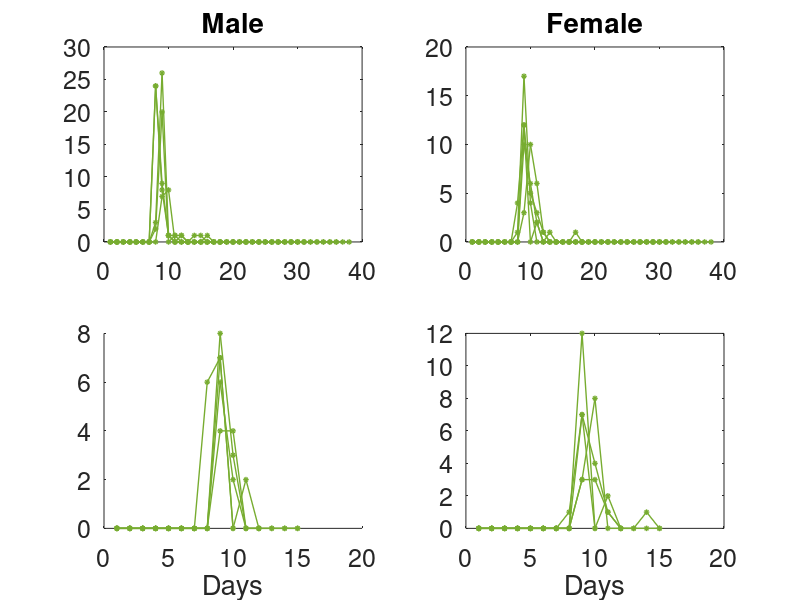

Recreate this plot in MATLAB. (Note: this script raises an error after producing the figure.)
%% 0.7281    0.6781, . .8770    0.7580 0.7187    0.6687



h1 = figure;

% these things change for each data set
% this is the total days shift 0 to 1

% Input a matrix length tt by 6 (L1-L4, P, A)


% + norm((modY(6:7)-Data(6:7))./Data(6:7))



 

% 2nd

Data1 = [78     0     0     0     0     0     0;
    55    23     0     0     0     0     0;
    27    41    10     0     0     0     0;
     0    14    45    19     0     0     0;
     0     1     4    73     0     0     0;
     0     0     2    72     3     0     0;
     0     0     1    29    44     0     0;
     0     0     1    22    47     3     0;
     0     0     1    21    12    26    10;
     0     0     1    21     5     1     6;
     0     0     1    20     3     1     2;
     0     0     1    20     2     1     0;
     0     0     0    21     2     0     0;
     0     0     0    21     2     0     0;
     0     0     0    20     2     0     0;
     0     0     0    20     2     0     0;
     0     0     0    20     2     0     0;
     0     0     0    20     2     0     0;
     0     0     0    19     2     0     0;
     0     0     0    16     2     0     0;
     0     0     0    12     2     0     0;
     0     0     0    10     2     0     0;
     0     0     0     7     2     0     0;
     0     0     0     6     2     0     0;
     0     0     0     5     2     0     0;
     0     0     0     5     2     0     0;
     0     0     0     5     2     0     0;
     0     0     0     4     2     0     0;
     0     0     0     4     2     0     0;
     0     0     0     3     2     0     0;
     0     0     0     3     2     0     0;
     0     0     0     3     2     0     0;
     0     0     0     3     2     0     0;
     0     0     0     2     2     0     0;
     0     0     0     2     2     0     0;
     0     0     0     1     2     0     0;
     0     0     0     1     2     0     0;
     0     0     0     1     2     0     0];

 tt = length(Data1);

 MM = sum(Data1(:,6));
 FF = sum(Data1(:,7));
 %h2 = figure;
subplot(2,2,1)
plot(1:tt, (Data1(:,6)), '-*','LineWidth',1, 'Color', [0.4660    0.6740    0.1880],  'MarkerSize', 4)
set(gca, 'FontSize', 18)

subplot(2,2,2)
plot(1:tt, (Data1(:,7)), '-*','LineWidth',1, 'Color', [0.4660    0.6740    0.1880],  'MarkerSize', 4)
set(gca, 'FontSize', 18)


% Third
Data2 = [  78     0     0     0     0     0     0;
    57    19     0     0     0     0     0;
    31    38     5     0     0     0     0;
     1     2    56    15     0     0     0;
     0     2     3    64     0     0     0;
     0     1     0    38    28     0     0;
     0     1     0    15    51     0     0;
     0     1     0    12    26    24     4;
     0     1     0     8    10     8    12;
     0     1     0     8     4     1     5;
     0     1     0     8     1     0     3;
     0     1     0     7     1     0     1;
     0     0     0     5     1     0     0;
     0     0     0     4     1     1     0;
     0     0     0     4     0     1     0;
     0     0     0     4     0     0     0;
     0     0     0     4     0     0     0;
     0     0     0     4     0     0     0;
     0     0     0     4     0     0     0;
     0     0     0     4     0     0     0;
     0     0     0     4     0     0     0;
     0     0     0     4     0     0     0;
     0     0     0     3     0     0     0;
     0     0     0     2     0     0     0;
     0     0     0     2     0     0     0;
     0     0     0     2     0     0     0;
     0     0     0     2     0     0     0;
     0     0     0     2     0     0     0;
     0     0     0     1     0     0     0;
     0     0     0     1     0     0     0;
     0     0     0     1     0     0     0;
     0     0     0     1     0     0     0;
     0     0     0     1     0     0     0;
     0     0     0     1     0     0     0;
     0     0     0     1     0     0     0;
     0     0     0     1     0     0     0];
tt = length(Data2);


 MM(2) = sum(Data2(:,6));
 FF(2) = sum(Data2(:,7));
 %h2 = figure;
subplot(2,2,1)
hold on
plot(1:tt, (Data2(:,6)), '-*','LineWidth',1, 'Color', [0.4660    0.6740    0.1880],  'MarkerSize', 4)

subplot(2,2,2)
hold on
plot(1:tt, (Data2(:,7)), '-*','LineWidth',1, 'Color', [0.4660    0.6740    0.1880],  'MarkerSize', 4)





Data3 = [78     0     0     0     0     0     0;
    53    24     0     0     0     0     0;
    25    37    13     0     0     0     0;
     0     1    56    17     0     0     0;
     0     1     2    71     0     0     0;
     0     0     0    44    26     0     0;
     0     0     0    14    55     0     0;
     0     0     0    10    34    24     1;
     0     0     0    10     8     9    17;
     0     0     0    10     3     1     4;
     0     0     0     9     4     0     0;
     0     0     0     9     4     0     0;
     0     0     0     8     4     0     0;
     0     0     0     8     4     0     0;
     0     0     0     7     4     0     0;
     0     0     0     7     4     0     0;
     0     0     0     7     4     0     0;
     0     0     0     5     6     0     0;
     0     0     0     5     6     0     0;
     0     0     0     5     6     0     0;
     0     0     0     5     6     0     0;
     0     0     0     5     6     0     0;
     0     0     0     4     6     0     0;
     0     0     0     3     6     0     0;
     0     0     0     3     6     0     0;
     0     0     0     2     6     0     0;
     0     0     0     1     6     0     0;
     0     0     0     1     6     0     0;
     0     0     0     1     6     0     0;
     0     0     0     1     6     0     0;
     0     0     0     1     6     0     0];

 
  MM(3) = sum(Data3(:,6));
 FF(3) = sum(Data3(:,7));
 
tt = length(Data3);
subplot(2,2,1)
hold on
plot(1:tt, (Data3(:,6)), '-*','LineWidth',1, 'Color', [0.4660    0.6740    0.1880],  'MarkerSize', 4)
title('Male')

subplot(2,2,2)
hold on
plot(1:tt, (Data3(:,7)), '-*','LineWidth',1, 'Color', [0.4660    0.6740    0.1880],  'MarkerSize', 4)

title('Female')





%tt = length(d);


% 1st data set
%

%

Data4 = [ 78     0     0     0     0     0     0;
    59    16     0     0     0     0     0;
    26    39     6     0     0     0     0;
    14    14    27     9     0     0     0;
     0     4    21    33     0     0     0;
     0     3     9    42     4     0     0;
     0     3     5    22    28     0     0;
     0     3     5    15    34     0     0;
     0     3     4    14    26     7     3;
     0     3     4    14     8     8    10;
     0     2     2    16     2     0     6;
     0     2     1    17     0     1     1;
     0     2     0    16     2     0     0;
     0     2     0    16     2     0     0;
     0     2     0    16     2     0     0;
     0     1     0    16     1     1     0;
     0     1     0    15     1     0     0;
     0     1     0    15     1     0     0;
     0     1     0    13     1     0     0;
     0     1     0    10     1     0     0;
     0     1     0     9     1     0     0;
     0     1     0     9     1     0     0;
     0     1     0     7     1     0     0;
     0     1     0     5     1     0     0;
     0     1     0     4     1     0     0;
     0     1     0     3     2     0     0;
     0     0     1     2     2     0     0;
     0     0     1     1     2     0     0;
     0     0     1     0     2     0     0;
     0     0     1     0     2     0     0];

 tt = length(Data4);
 
  MM(4) = sum(Data4(:,6));
 FF(4) = sum(Data4(:,7));
%
subplot(2,2,1)
hold on
plot(1:tt, (Data4(:,6)), '-*','LineWidth',1, 'Color', [0.4660    0.6740    0.1880],  'MarkerSize', 4)

subplot(2,2,2)
hold on
plot(1:tt, (Data4(:,7)), '-*','LineWidth',1, 'Color', [0.4660    0.6740    0.1880],  'MarkerSize', 4)


% Final high density


Data5h = [  0	0	0	0	0	0	0	2	20	0	1	 zeros(1,7);   0	0	0	0	0	0	0	0	12	0	2	0	1	0	0	0	1 0];
tt = length(Data5h);
Data5h = [  zeros(tt,5), Data5h'];

 
%  MM(4) = sum(Data5h(:,1));
 %FF(4) = sum(Data5h(:,2));
%
subplot(2,2,1)
hold on
plot(1:tt, (Data5h(:,6)), '-*','LineWidth',1, 'Color', [0.4660    0.6740    0.1880],  'MarkerSize', 4)

subplot(2,2,2)
hold on
plot(1:tt, (Data5h(:,7)), '-*','LineWidth',1, 'Color', [0.4660    0.6740    0.1880],  'MarkerSize', 4)



%%%%%
%%%%%%          LOW Density
%%%%%
%%%%%%
%%%%%
%%%%%%
%%%%%
%%%%%%
%%%%%
%%%%%%

Data5 = [  26     0     0     0     0     0     0;
    15    10     0     0     0     0     0;
     2    13    10     0     0     0     0;
     0     0    11    14     0     0     0;
     0     0     2    23     0     0     0;
     0     0     1    23     1     0     0;
     0     0     0     3    20     0     0;
     0     0     0     1    21     0     0;
     0     0     0     1    12     6     3;
     0     0     0     1     2     2     8;
     0     0     0     1     2     0     0;
     0     0     0     1     2     0     0;
     0     0     0     1     2     0     0;
     0     0     0     1     2     0     0;
     0     0     0     1     2     0     0];
 MM(5) = sum(Data5(:,6));
 FF(5) = sum(Data5(:,7));
 
tt = length(Data5);
subplot(2,2,3)
hold on
plot(1:tt, (Data5(:,6)), '-*','LineWidth',1, 'Color', [0.4660    0.6740    0.1880],  'MarkerSize', 4)

subplot(2,2,4)
hold on
plot(1:tt, (Data5(:,7)), '-*','LineWidth',1, 'Color', [0.4660    0.6740    0.1880],  'MarkerSize', 4)




Data6 = [   26     0     0     0     0     0     0;
    13    13     0     0     0     0     0;
     3    12    11     0     0     0     0;
     0     1     8    17     0     0     0;
     0     0     1    24     0     0     0;
     0     0     1    19     5     0     0;
     0     0     0     1    24     0     0;
     0     0     0     1    24     0     0;
     0     0     0     1     9     8     7;
     0     0     0     1     2     3     4;
     0     0     0     0     2     0     1;
     0     0     0     0     2     0     0;
     0     0     0     0     2     0     0;
     0     0     0     0     1     0     1;
     0     0     0     0     1     0    0];
 tt = length(Data6) ;
  MM(6) = sum(Data6(:,6));
 FF(6) = sum(Data6(:,7));
subplot(2,2,3)
hold on
plot(1:tt, (Data6(:,6)), '-*','LineWidth',1, 'Color', [0.4660    0.6740    0.1880],  'MarkerSize', 4)

subplot(2,2,4)
hold on
plot(1:tt, (Data6(:,7)), '-*','LineWidth',1, 'Color', [0.4660    0.6740    0.1880],  'MarkerSize', 4)

set(gca,'FontSize', 18)
%
 
%
Data7 = [26     0     0     0     0     0     0;
    17     8     0     0     0     0     0;
     1    11    11     0     0     0     0;
     0     0    10     7     0     0     0;
     0     0     1    16     0     0     0;
     0     0     1    14     2     0     0;
     0     0     0     1    16     0     0;
     0     0     0     1    16     0     0;
     0     0     0     1     9     4     3;
     0     0     0     0     3     4     3;
     0     0     0     0     2     0     1;
     0     0     0     0     2     0  0];
  MM(7) = sum(Data7(:,6));
 FF(7) = sum(Data7(:,7));
 tt = length(Data7) ;
subplot(2,2,3)
hold on
plot(1:tt, (Data7(:,6)), '-*','LineWidth',1, 'Color', [0.4660    0.6740    0.1880],  'MarkerSize', 4)


subplot(2,2,4)
hold on
plot(1:tt, (Data7(:,7)), '-*','LineWidth',1, 'Color', [0.4660    0.6740    0.1880],  'MarkerSize', 4)


% DAta set 4 low


Data4l =   [0	0	0	0	0	0	0	0	7	0	2 0; 0	0	0	0	0	0	0	1	7	0	2 0];

 tt = length(Data4l) ;
 Data4l = [zeros(tt,5), Data4l'];
subplot(2,2,3)
hold on
plot(1:tt, (Data4l(:,6)), '-*','LineWidth',1, 'Color', [0.4660    0.6740    0.1880],  'MarkerSize', 4)


subplot(2,2,4)
hold on
plot(1:tt, (Data4l(:,7)), '-*','LineWidth',1, 'Color', [0.4660    0.6740    0.1880],  'MarkerSize', 4)

% Data set 5 low
Data5l =  [0	0	0	0	0	0	0	6	7 0; 0	0	0	0	0	0	0	0 12 0];

 tt = length(Data5l) ;
 Data5l = [zeros(tt,5), Data5l'];
subplot(2,2,3)
hold on
plot(1:tt, (Data5l(:,6)), '-*','LineWidth',1, 'Color', [0.4660    0.6740    0.1880],  'MarkerSize', 4)
set(gca, 'FontSize', 18)
xlabel('Days')

subplot(2,2,4)
hold on
plot(1:tt, (Data5l(:,7)), '-*','LineWidth',1, 'Color', [0.4660    0.6740    0.1880],  'MarkerSize', 4)
set(gca, 'FontSize', 18)
xlabel('Days')
box on



%%  simple
p2 = [0.0043,1.61];
 d= 0.046.*ones(24,1);
p = [ 0.69    0.63];


 toG = 14;
tt = 20;

% these things change for each data set
% this is the total days shift 0 to 1

% Input a matrix length tt by 6 (L1-L4, P, A)







% In put daily death


km = p(1)  ;
kf =p(2) ;
% initial values 

dl =1;
Fe = zeros(tt, toG);
M = zeros(tt, toG);


Fe(1,2) = 39;
M(1,2) = 39;

K = zeros(tt,1);

K(1:(dl+1),:) = 30; 
% 

%
    
    
 for t = 2:tt
     [Fe(t,:) , M(t,:),  K(t+dl,1)] = discreteLonlyd(Fe(t-1,:) ,M(t-1,:),K([(t-1), (t+dl-1)]) ,km, kf, d(t-1), p2(1),p2(2));
end
  
subplot(2,2,1) 
plot(1:tt, M(:,14), '-*','LineWidth',1.7, 'Color', [0    0.4470    0.7410],  'MarkerSize', 5)
set(gca, 'FontSize', 18)

subplot(2,2,2)
plot(1:tt,  Fe(:,14), '-*','LineWidth',1.7, 'Color', [0    0.4470    0.7410],  'MarkerSize', 5)
set(gca, 'FontSize', 18)


tots = [sum(Fe(:,14)), sum(M(:,14))];
Fe = zeros(tt, toG);
M = zeros(tt, toG);


Fe(1,2) = 13;
M(1,2) =13;

K = zeros(tt,1);

K(1:(dl+1),:) = 30; 
% 

%
for t = 2:tt
     [Fe(t,:) , M(t,:),  K(t+dl,1)] = discreteLonlyd(Fe(t-1,:) ,M(t-1,:),K([(t-1), (t+dl-1)]) ,km, kf, d(t-1), p2(1),p2(2));
end


subplot(2,2,3) 
plot(1:tt, M(:,14), '-*','LineWidth',1.7, 'Color', [0    0.4470    0.7410],  'MarkerSize', 5)
set(gca, 'FontSize', 18)

subplot(2,2,4)
plot(1:tt,  Fe(:,14), '-*','LineWidth',1.7, 'Color', [0    0.4470    0.7410],  'MarkerSize', 5)
set(gca, 'FontSize', 18)

tots = [tots; sum(Fe(:,14)), sum(M(:,14))];


%%  p2

p2 = [0.0043,1.61];
 d= 0.045.*ones(24,1);
p = [ 0.78    0.70];


 toG = 17;
tt = 20;

% these things change for each data set
% this is the total days shift 0 to 1

% Input a matrix length tt by 6 (L1-L4, P, A)







% In put daily death


km = p(1)  ;
kf =p(2) ;
% initial values 

dl =1;
Fe = zeros(tt, toG);
M = zeros(tt, toG);


Fe(1,2) = 39;
M(1,2) = 39;

K = zeros(tt,1);

K(1:(dl+1),:) = 30; 
% 

%
    
    
 for t = 2:tt
     [Fe(t,:) , M(t,:),  K(t+dl,1)] = discreteLonlyp2(Fe(t-1,:) ,M(t-1,:),K([(t-1), (t+dl-1)]) ,km, kf, d(t-1), p2(1),p2(2));
end
  
subplot(2,2,1) 
plot(1:tt, M(:,17), '-*','LineWidth',1.7, 'Color', [0.8500    0.3250    0.0980],  'MarkerSize', 5)
set(gca, 'FontSize', 18)

subplot(2,2,2)
plot(1:tt,  Fe(:,17), '-*','LineWidth',1.7, 'Color', [0.8500    0.3250    0.0980],  'MarkerSize', 5)
set(gca, 'FontSize', 18)

tots = [tots; sum(Fe(:,17)), sum(M(:,17))];

Fe = zeros(tt, toG);
M = zeros(tt, toG);


Fe(1,2) = 13;
M(1,2) =13;

K = zeros(tt,1);

K(1:(dl+1),:) = 30; 
% 

%
for t = 2:tt
     [Fe(t,:) , M(t,:),  K(t+dl,1)] = discreteLonlyp2(Fe(t-1,:) ,M(t-1,:),K([(t-1), (t+dl-1)]) ,km, kf, d(t-1), p2(1),p2(2));
end

subplot(2,2,3) 
plot(1:tt, M(:,17), '-*','LineWidth',1.7, 'Color', [0.8500    0.3250    0.0980],  'MarkerSize', 5)
set(gca, 'FontSize', 18)

subplot(2,2,4)
plot(1:tt,  Fe(:,17), '-*','LineWidth',1.7, 'Color', [0.8500    0.3250    0.0980],  'MarkerSize', 5)
set(gca, 'FontSize', 18)
tots = [tots; sum(Fe(:,17)), sum(M(:,17))];

%% G2

 d= 0.044.*ones(24,1);
p = [ 0.91, 0.84];

tt = 20;

% these things change for each data set
% this is the total days shift 0 to 1

% Input a matrix length tt by 6 (L1-L4, P, A)


sl = [1, 1];

g = [1 0.45];

gm = 7;




% In put daily death


km = p(1)  ;
kf =p(2) ;
% initial values 

dl =0;
Fe = zeros(tt, 22);
M = zeros(tt, 22);


Fe(1,2) = 39;
M(1,2) = 39;

K = zeros(tt,1);

K(1:(dl+1),:) = 30; 
% 

%
    
    
 t = 2;
  nn = sum(M(1,2:13) + Fe(1,2:13));

  
      
      
   [Fe(t,:) , M(t,:),  K(t+dl)] = discreteLonlyG2(Fe(t-1,:) ,M(t-1,:),K([(t-1), (t+dl-1)]) ,km, kf, d(t-1), p2(1),p2(2), sl, gm, g, nn);
  

   
        for t = 3:tt

        nn = sum(M((t-2),2:13) + Fe((t-2),2:13));
        [Fe(t,:) , M(t,:),  K(t+dl)] = discreteLonlyG2(Fe(t-1,:) ,M(t-1,:),K([(t-1), (t+dl-1)]) ,km, kf, d(t-1), p2(1),p2(2), sl, gm, g, nn);

        end
  
subplot(2,2,1) 
plot(1:tt, sum(M(:,20:22),2), '-*','LineWidth',1.7, 'Color', [0.9290    0.6940    0.1250],  'MarkerSize', 5)
set(gca, 'FontSize', 18)
axis([5,20,0 27])

subplot(2,2,2)
plot(1:tt,  sum(Fe(:,20:22),2), '-*','LineWidth',1.7, 'Color', [0.9290    0.6940    0.1250],  'MarkerSize', 5)
set(gca, 'FontSize', 18)

axis([5,20,0 17])

tots = [tots; sum(sum(Fe(:,20:22),2)), sum(sum(M(:,20:22),2))];

Fe = zeros(tt, 22);
M = zeros(tt, 22);


Fe(1,2) = 13;
M(1,2) =13;

K = zeros(tt,1);

K(1:(dl+1),:) = 30; 
% 

%
    
    
t = 2;
  nn = sum(M(1,2:13) + Fe(1,2:13));
  
      
      
      
   [Fe(t,:) , M(t,:),  K(t+dl)] = discreteLonlyG2(Fe(t-1,:) ,M(t-1,:),K([(t-1), (t+dl-1)]) ,km, kf, d(t-1), p2(1),p2(2), sl, gm, g, nn);
  

   
        for t = 3:tt

        nn = sum(M((t-2),2:13) + Fe((t-2),2:13));
        [Fe(t,:) , M(t,:),  K(t+dl)] = discreteLonlyG2(Fe(t-1,:) ,M(t-1,:),K([(t-1), (t+dl-1)]) ,km, kf, d(t-1), p2(1),p2(2), sl, gm, g, nn);

        end



subplot(2,2,3) 
plot(1:tt, sum(M(:,20:22),2), '-*','LineWidth',1.7, 'Color', [0.9290    0.6940    0.1250],  'MarkerSize', 5)
set(gca, 'FontSize', 18)
axis([5,15,0 8])

subplot(2,2,4)
plot(1:tt,  sum(Fe(:,20:22),2), '-*','LineWidth',1.7, 'Color', [0.9290    0.6940    0.1250],  'MarkerSize', 5)
set(gca, 'FontSize', 18)
axis([5,15,0 12])

tots = [tots; sum(sum(Fe(:,20:22),2)), sum(sum(M(:,20:22),2))];